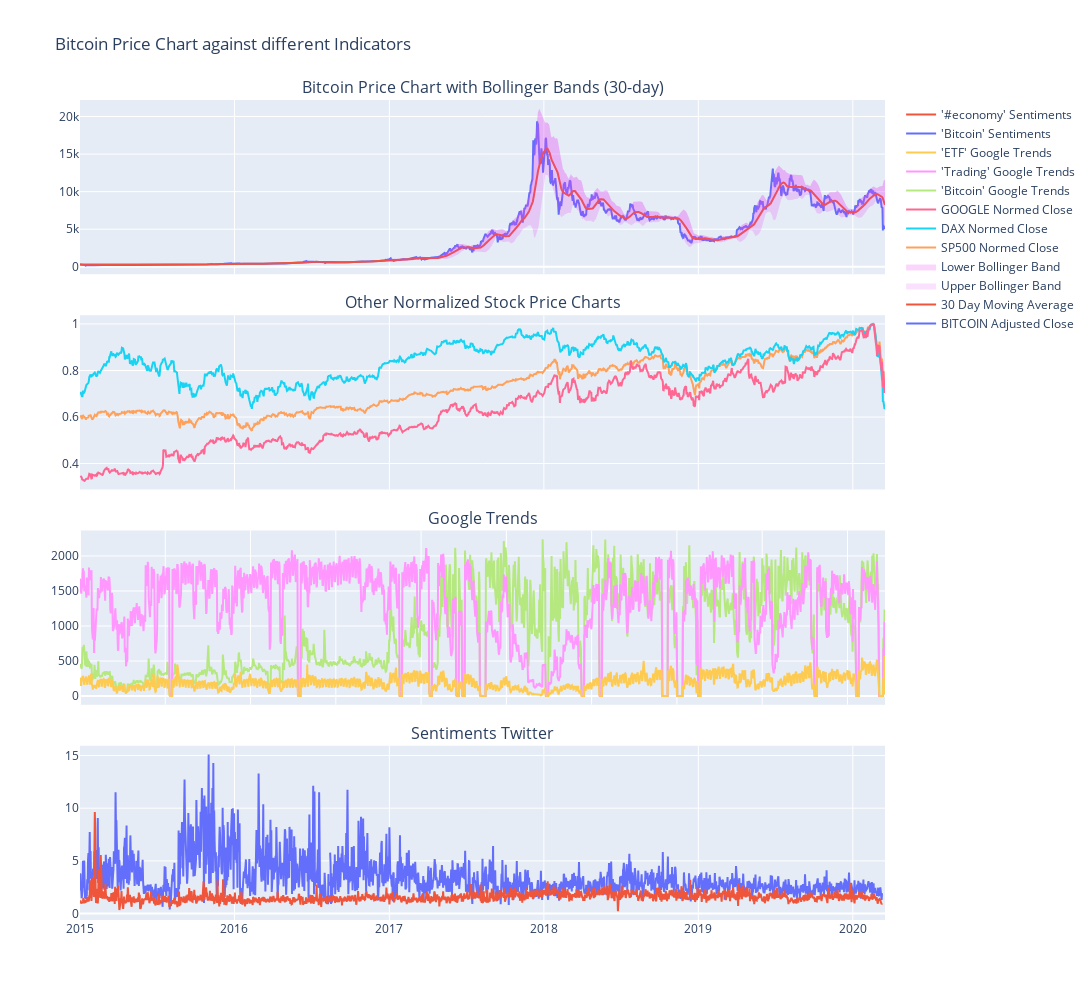

The code cell stored with this chart in its notebook:
### Code cell
fig = make_subplots(
    rows=4, 
    cols=1, 
    shared_xaxes=True, 
    vertical_spacing=0.05,
    subplot_titles=("Bitcoin Price Chart with Bollinger Bands (30-day)", 
                    "Other Normalized Stock Price Charts", 
                    "Google Trends", 
                    "Sentiments Twitter")
)

#fig = go.Figure()

fig.add_trace(go.Scatter(x=bitcoin_hist['Date'], 
                         y=bitcoin_hist['Price'],
                         name="BITCOIN Adjusted Close"), row=1, col=1)

fig.add_trace(go.Scatter(x=bitcoin_hist['Date'], 
                         y=bitcoin_hist['30_day_ma'],
                         name="30 Day Moving Average"), row=1, col=1)

fig.add_trace(go.Scatter(x=bitcoin_hist['Date'], 
                         y=bitcoin_hist['boll_upp'],
                         fill='tonexty',
                         fillcolor='rgba(231,107,243,0.2)',
                         line=dict(color='rgba(255,255,255,0)'),
                         name="Upper Bollinger Band"), row=1, col=1)

fig.add_trace(go.Scatter(x=bitcoin_hist['Date'], 
                         y=bitcoin_hist['boll_low'],
                         fill='tonexty',
                         fillcolor='rgba(231,50,243,0.2)',
                         line=dict(color='rgba(255,255,255,0)'),
                         name="Lower Bollinger Band"), row=1, col=1)


fig.add_trace(go.Scatter(x=sp500_hist['Date'], 
                         y=sp500_hist['price_norm'],
                         name="SP500 Normed Close"), row=2, col=1)

fig.add_trace(go.Scatter(x=dax_hist['Date'], 
                         y=dax_hist['price_norm'],
                         name="DAX Normed Close"), row=2, col=1)


fig.add_trace(go.Scatter(x=googl_hist['Date'], 
                         y=googl_hist['price_norm'],
                         name="GOOGLE Normed Close"), row=2, col=1)


fig.add_trace(go.Scatter(x=trend_df.index,
                         y=trend_df["bitcoin"],
                         name="'Bitcoin' Google Trends"), row=3, col=1)

fig.add_trace(go.Scatter(x=trend_df.index,
                         y=trend_df["trading"],
                         name="'Trading' Google Trends"), row=3, col=1)

fig.add_trace(go.Scatter(x=trend_df.index,
                         y=trend_df["etf"],
                         name="'ETF' Google Trends"), row=3, col=1)

fig.add_trace(go.Scatter(x=bitcoin_sent_df["date"],
                         y=bitcoin_sent_df["quot"],
                         name="'Bitcoin' Sentiments"), row=4, col=1)

fig.add_trace(go.Scatter(x=economy_sent_df["date"],
                         y=economy_sent_df["quot"],
                         name="'#economy' Sentiments"), row=4, col=1)


fig.update_layout(height=1000, width=1500, title_text="Bitcoin Price Chart against different Indicators")

fig.show()

### Figure 1 — Plotly figure (JSON) as saved in the notebook; plotly's stock layout.template omitted (floating-point values rounded to 4 significant figures; data arrays with more than 128 entries replaced by an {"elided": "..."} marker saying what was removed)
{"data": [{"name": "BITCOIN Adjusted Close", "type": "scatter", "x": {"elided": "1903 str values"}, "xaxis": "x", "y": {"elided": "1903 float values"}, "yaxis": "y"}, {"name": "30 Day Moving Average", "type": "scatter", "x": {"elided": "1903 str values"}, "xaxis": "x", "y": {"elided": "1903 float values"}, "yaxis": "y"}, {"fill": "tonexty", "fillcolor": "rgba(231,107,243,0.2)", "line": {"color": "rgba(255,255,255,0)"}, "name": "Upper Bollinger Band", "type": "scatter", "x": {"elided": "1903 str values"}, "xaxis": "x", "y": {"elided": "1903 float values"}, "yaxis": "y"}, {"fill": "tonexty", "fillcolor": "rgba(231,50,243,0.2)", "line": {"color": "rgba(255,255,255,0)"}, "name": "Lower Bollinger Band", "type": "scatter", "x": {"elided": "1903 str values"}, "xaxis": "x", "y": {"elided": "1903 float values"}, "yaxis": "y"}, {"name": "SP500 Normed Close", "type": "scatter", "x": {"elided": "1310 str values"}, "xaxis": "x2", "y": {"elided": "1310 float values"}, "yaxis": "y2"}, {"name": "DAX Normed Close", "type": "scatter", "x": {"elided": "1317 str values"}, "xaxis": "x2", "y": {"elided": "1317 float values"}, "yaxis": "y2"}, {"name": "GOOGLE Normed Close", "type": "scatter", "x": {"elided": "1311 str values"}, "xaxis": "x2", "y": {"elided": "1311 float values"}, "yaxis": "y2"}, {"name": "'Bitcoin' Google Trends", "type": "scatter", "x": {"elided": "1889 int values"}, "xaxis": "x3", "y": {"elided": "1889 int values"}, "yaxis": "y3"}, {"name": "'Trading' Google Trends", "type": "scatter", "x": {"elided": "1889 int values"}, "xaxis": "x3", "y": {"elided": "1889 int values"}, "yaxis": "y3"}, {"name": "'ETF' Google Trends", "type": "scatter", "x": {"elided": "1889 int values"}, "xaxis": "x3", "y": {"elided": "1889 int values"}, "yaxis": "y3"}, {"name": "'Bitcoin' Sentiments", "type": "scatter", "x": {"elided": "1895 str values"}, "xaxis": "x4", "y": {"elided": "1895 float values"}, "yaxis": "y4"}, {"name": "'#economy' Sentiments", "type": "scatter", "x": {"elided": "1896 str values"}, "xaxis": "x4", "y": {"elided": "1896 float values"}, "yaxis": "y4"}], "layout": {"annotations": [{"font": {"size": 16}, "showarrow": false, "text": "Bitcoin Price Chart with Bollinger Bands (30-day)", "x": 0.5, "xanchor": "center", "xref": "paper", "y": 1, "yanchor": "bottom", "yref": "paper"}, {"font": {"size": 16}, "showarrow": false, "text": "Other Normalized Stock Price Charts", "x": 0.5, "xanchor": "center", "xref": "paper", "y": 0.7375, "yanchor": "bottom", "yref": "paper"}, {"font": {"size": 16}, "showarrow": false, "text": "Google Trends", "x": 0.5, "xanchor": "center", "xref": "paper", "y": 0.475, "yanchor": "bottom", "yref": "paper"}, {"font": {"size": 16}, "showarrow": false, "text": "Sentiments Twitter", "x": 0.5, "xanchor": "center", "xref": "paper", "y": 0.2125, "yanchor": "bottom", "yref": "paper"}], "dragmode": "zoom", "height": 1000, "title": {"text": "Bitcoin Price Chart against different Indicators"}, "width": 1500, "xaxis": {"anchor": "y", "autorange": true, "domain": [0, 1], "matches": "x4", "range": ["2015-01-01", "2020-03-17"], "showticklabels": false, "type": "date"}, "xaxis2": {"anchor": "y2", "autorange": true, "domain": [0, 1], "matches": "x4", "range": ["2015-01-01", "2020-03-17"], "showticklabels": false, "type": "date"}, "xaxis3": {"anchor": "y3", "autorange": true, "domain": [0, 1], "matches": "x4", "range": [0, 1888], "showticklabels": false, "type": "linear"}, "xaxis4": {"anchor": "y4", "autorange": true, "domain": [0, 1], "range": ["2015-01-01", "2020-03-17"], "type": "date"}, "yaxis": {"anchor": "x", "autorange": true, "domain": [0.7875, 1], "range": [-994.5, 22190.0], "type": "linear"}, "yaxis2": {"anchor": "x2", "autorange": true, "domain": [0.525, 0.7375], "range": [0.2885, 1.037], "type": "linear"}, "yaxis3": {"anchor": "x3", "autorange": true, "domain": [0.2625, 0.475], "range": [-124.4, 2363.0], "type": "linear"}, "yaxis4": {"anchor": "x4", "autorange": true, "domain": [0, 0.2125], "range": [-0.607, 15.92], "type": "linear"}}}
